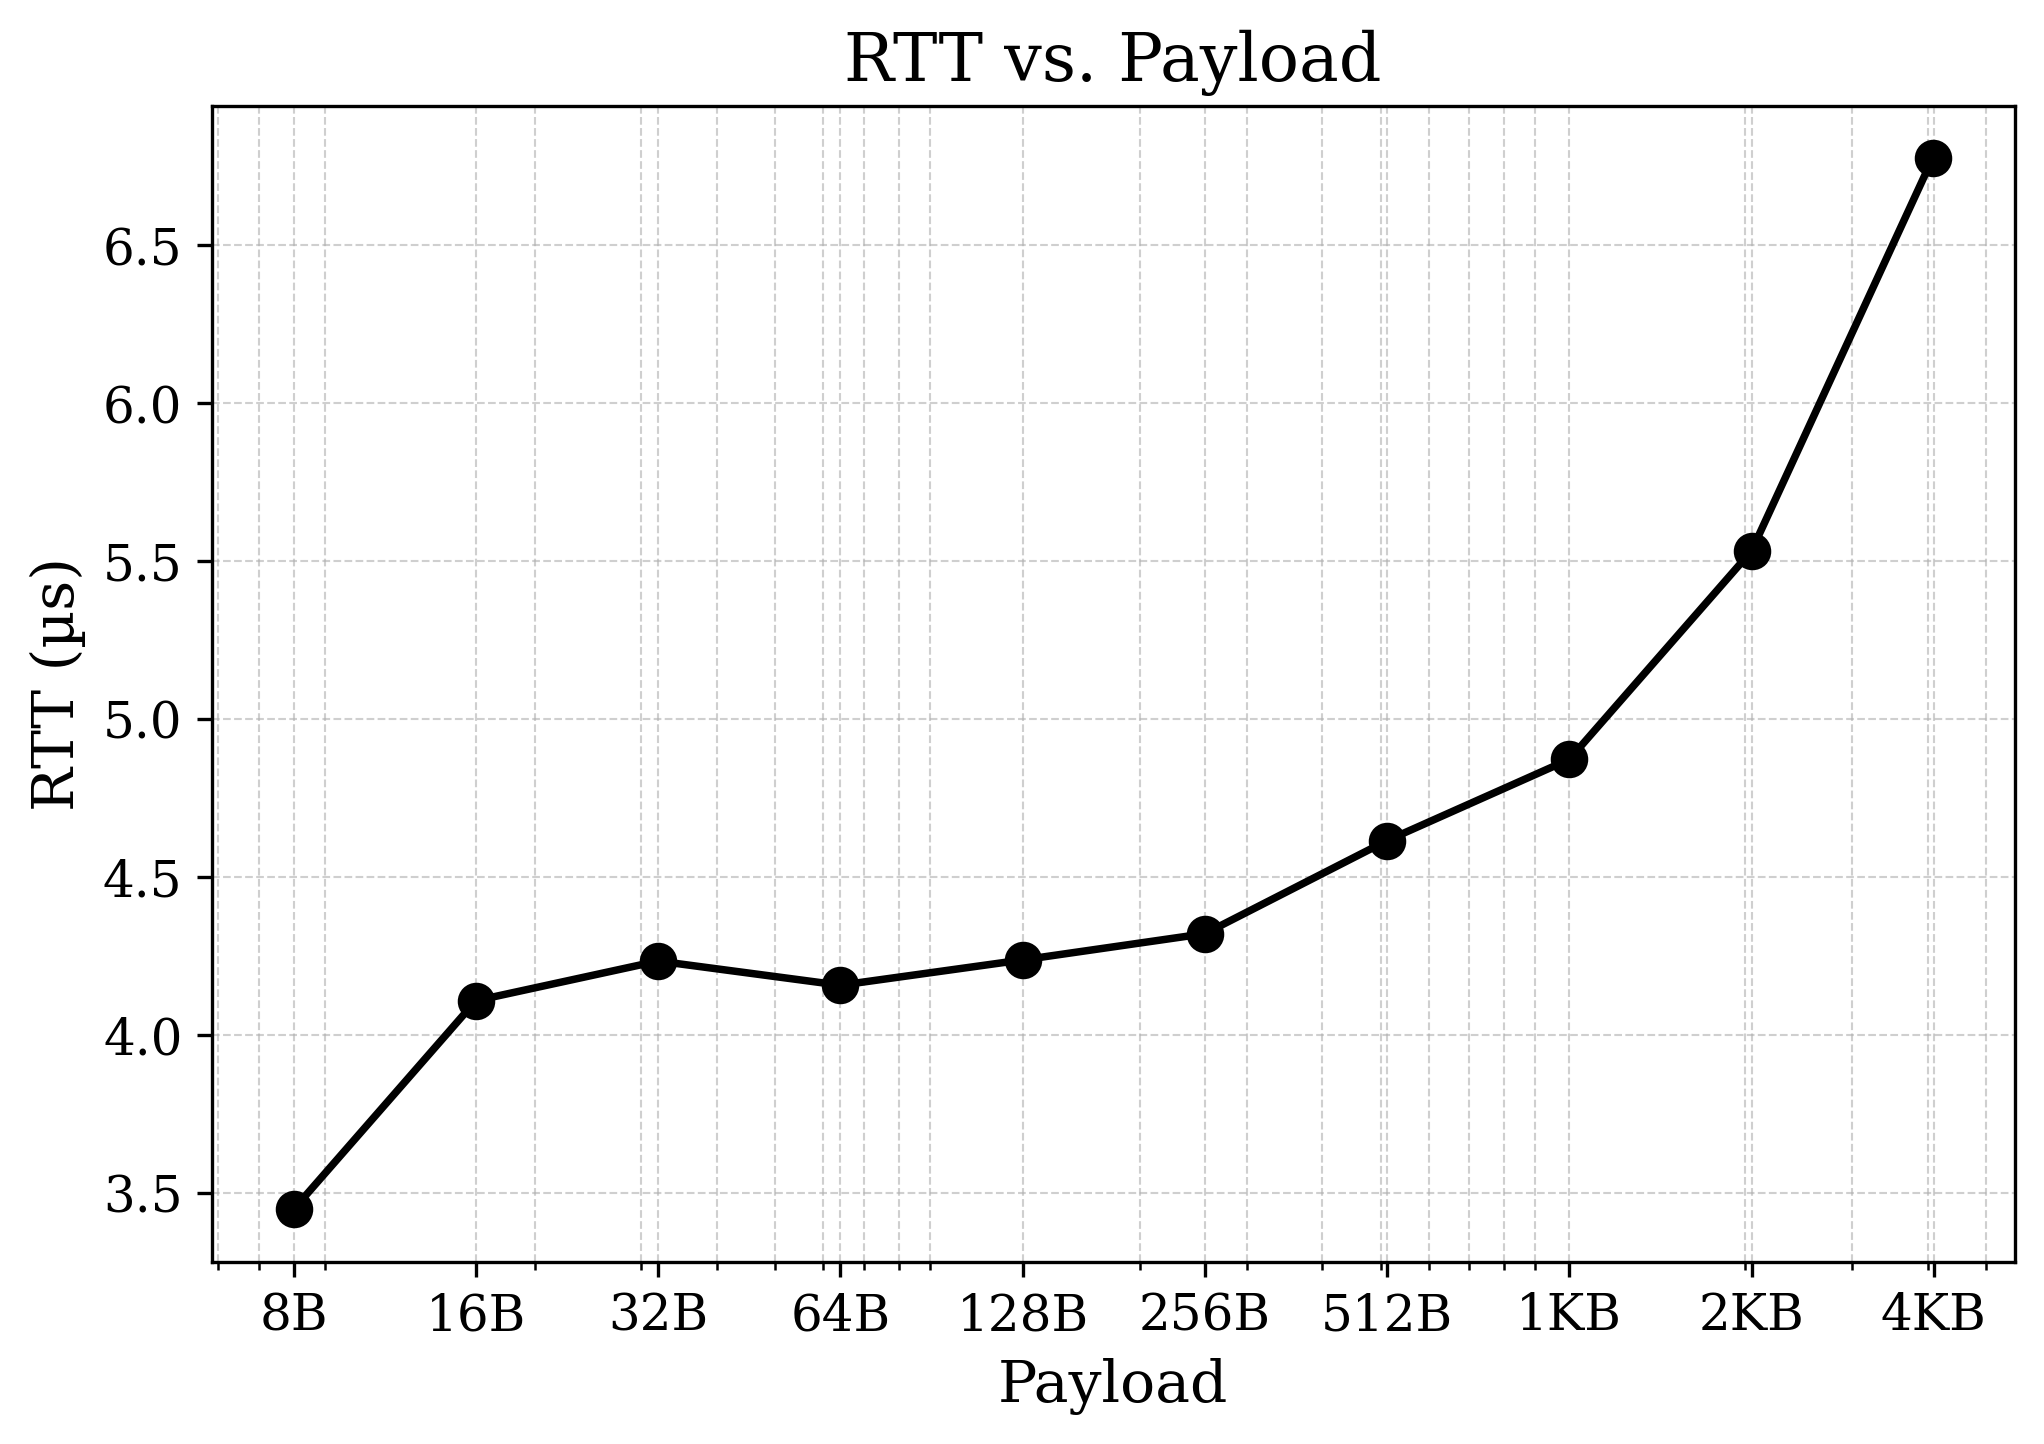

The script that saved this image:
import pandas as pd
import matplotlib.pyplot as plt

df = pd.read_csv('rtt.csv')

plt.rcParams.update({
    "text.usetex": False, 
    "font.family": "serif",
    "font.size": 13,
    "axes.titlesize": 16,
    "axes.labelsize": 14,
    "xtick.labelsize": 12,
    "ytick.labelsize": 12,
    "legend.fontsize": 12
})

fig, ax = plt.subplots(figsize=(7, 5)) 

ax.plot(df['Payload'], df['RTT'], marker='o', linestyle='-', color='black', markersize=8, linewidth=1.8)

ax.set_xscale('log')
ax.set_xticks([8, 16, 32, 64, 128, 256, 512, 1024, 2048, 4096])
ax.set_xticklabels(['8B', '16B', '32B', '64B', '128B', '256B', '512B', '1KB', '2KB', '4KB'])

ax.set_xlabel('Payload')
ax.set_ylabel('RTT (µs)')
ax.set_title('RTT vs. Payload')

ax.grid(True, which="both", linestyle="--", linewidth=0.5, alpha=0.6)

plt.tight_layout()

plt.savefig("rtt.png", dpi=300, bbox_inches='tight')

plt.show()
